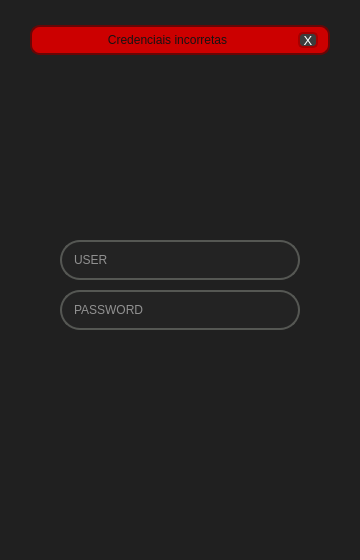
<?xml version="1.0" encoding="UTF-8"?>
<ui version="4.0">
 <class>MainWindow</class>
 <widget class="QMainWindow" name="MainWindow">
  <property name="geometry">
   <rect>
    <x>0</x>
    <y>0</y>
    <width>360</width>
    <height>560</height>
   </rect>
  </property>
  <property name="minimumSize">
   <size>
    <width>360</width>
    <height>560</height>
   </size>
  </property>
  <property name="maximumSize">
   <size>
    <width>360</width>
    <height>560</height>
   </size>
  </property>
  <property name="windowTitle">
   <string>MainWindow</string>
  </property>
  <widget class="QWidget" name="centralwidget">
   <layout class="QVBoxLayout" name="verticalLayout">
    <property name="spacing">
     <number>0</number>
    </property>
    <property name="leftMargin">
     <number>0</number>
    </property>
    <property name="topMargin">
     <number>0</number>
    </property>
    <property name="rightMargin">
     <number>0</number>
    </property>
    <property name="bottomMargin">
     <number>0</number>
    </property>
    <item>
     <widget class="QFrame" name="frame_2">
      <property name="styleSheet">
       <string notr="true">background-color: rgb(32, 32, 32);</string>
      </property>
      <property name="frameShape">
       <enum>QFrame::NoFrame</enum>
      </property>
      <property name="frameShadow">
       <enum>QFrame::Raised</enum>
      </property>
      <widget class="QFrame" name="error_message">
       <property name="geometry">
        <rect>
         <x>30</x>
         <y>25</y>
         <width>300</width>
         <height>30</height>
        </rect>
       </property>
       <property name="minimumSize">
        <size>
         <width>300</width>
         <height>30</height>
        </size>
       </property>
       <property name="maximumSize">
        <size>
         <width>300</width>
         <height>30</height>
        </size>
       </property>
       <property name="styleSheet">
        <string notr="true">QFrame{
background-color: rgb(204, 0, 0);
border: 2px solid rgb(103, 6, 6);
border-radius: 10px;
}</string>
       </property>
       <property name="frameShape">
        <enum>QFrame::NoFrame</enum>
       </property>
       <property name="frameShadow">
        <enum>QFrame::Raised</enum>
       </property>
       <layout class="QHBoxLayout" name="horizontalLayout">
        <property name="spacing">
         <number>5</number>
        </property>
        <property name="leftMargin">
         <number>10</number>
        </property>
        <property name="topMargin">
         <number>5</number>
        </property>
        <property name="rightMargin">
         <number>10</number>
        </property>
        <property name="bottomMargin">
         <number>5</number>
        </property>
        <item>
         <widget class="QLabel" name="label">
          <property name="styleSheet">
           <string notr="true">border: 2px solid rgb(204, 0, 0);
color: rgb(23, 18, 18)</string>
          </property>
          <property name="text">
           <string>Credenciais incorretas</string>
          </property>
          <property name="alignment">
           <set>Qt::AlignCenter</set>
          </property>
         </widget>
        </item>
        <item>
         <widget class="QPushButton" name="pushButton">
          <property name="minimumSize">
           <size>
            <width>0</width>
            <height>0</height>
           </size>
          </property>
          <property name="maximumSize">
           <size>
            <width>20</width>
            <height>20</height>
           </size>
          </property>
          <property name="font">
           <font>
            <pointsize>10</pointsize>
           </font>
          </property>
          <property name="styleSheet">
           <string notr="true">QPushButton {
	background-color: rgb(60, 60, 60);
	border-radius:5px;
	color: rgb(255, 255, 255);
	border: 2px solid rgb(164, 0, 0)
}
QPushButton:hover {
	background-color: rgb(224, 42, 42);
}
QPushButton:pressed {
	background-color: rgb(139, 6, 6);
}</string>
          </property>
          <property name="text">
           <string>X</string>
          </property>
         </widget>
        </item>
       </layout>
      </widget>
      <widget class="QFrame" name="frame">
       <property name="geometry">
        <rect>
         <x>100</x>
         <y>60</y>
         <width>160</width>
         <height>160</height>
        </rect>
       </property>
       <property name="styleSheet">
        <string notr="true">image: url(:/resources/logo_firma.png);</string>
       </property>
       <property name="frameShape">
        <enum>QFrame::NoFrame</enum>
       </property>
       <property name="frameShadow">
        <enum>QFrame::Raised</enum>
       </property>
      </widget>
      <widget class="QLineEdit" name="lineEdit">
       <property name="geometry">
        <rect>
         <x>60</x>
         <y>240</y>
         <width>240</width>
         <height>40</height>
        </rect>
       </property>
       <property name="styleSheet">
        <string notr="true">QLineEdit{
	border: 2px solid rgb(85, 87, 83);
	border-radius: 20px;
	color: #FFF;
	padding: 10px;
	background-color: rgb(35, 35, 35);
}
QLineEdit:hover{
	border: 2px solid rgb(98, 98, 91);
}
QLineEdit:focus{
	border: 2px solid rgb(195, 16, 196);
}</string>
       </property>
       <property name="placeholderText">
        <string>USER</string>
       </property>
      </widget>
      <widget class="QLineEdit" name="lineEdit_2">
       <property name="geometry">
        <rect>
         <x>60</x>
         <y>290</y>
         <width>240</width>
         <height>40</height>
        </rect>
       </property>
       <property name="styleSheet">
        <string notr="true">QLineEdit{
	border: 2px solid rgb(85, 87, 83);
	border-radius: 20px;
	color: #FFF;
	padding: 10px;
	background-color: rgb(35, 35, 35);
}
QLineEdit:hover{
	border: 2px solid rgb(98, 98, 91);
}
QLineEdit:focus{
	border: 2px solid rgb(195, 16, 196);
}</string>
       </property>
       <property name="echoMode">
        <enum>QLineEdit::Password</enum>
       </property>
       <property name="placeholderText">
        <string>PASSWORD</string>
       </property>
      </widget>
     </widget>
    </item>
   </layout>
  </widget>
 </widget>
 <resources>
  <include location="../../tela login/data.qrc"/>
 </resources>
 <connections/>
</ui>
